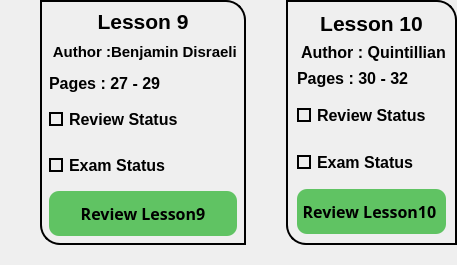
            <widget class="QWidget" name="widget_6" native="true">
             <property name="maximumSize">
              <size>
               <width>16777215</width>
               <height>280</height>
              </size>
             </property>
             <layout class="QHBoxLayout" name="horizontalLayout_5">
              <property name="spacing">
               <number>0</number>
              </property>
              <property name="leftMargin">
               <number>0</number>
              </property>
              <property name="topMargin">
               <number>0</number>
              </property>
              <property name="rightMargin">
               <number>0</number>
              </property>
              <property name="bottomMargin">
               <number>0</number>
              </property>
              <item>
               <widget class="QWidget" name="widget_21" native="true">
                <property name="styleSheet">
                 <string notr="true"/>
                </property>
                <layout class="QVBoxLayout" name="verticalLayout_10">
                 <property name="spacing">
                  <number>0</number>
                 </property>
                 <property name="leftMargin">
                  <number>40</number>
                 </property>
                 <property name="topMargin">
                  <number>0</number>
                 </property>
                 <property name="rightMargin">
                  <number>0</number>
                 </property>
                 <property name="bottomMargin">
                  <number>20</number>
                 </property>
                 <item>
                  <widget class="QWidget" name="widget_22" native="true">
                   <property name="styleSheet">
                    <string notr="true">border-bottom-left-radius:20px;
border-top-right-radius:20px;
border:2px solid black;
</string>
                   </property>
                   <layout class="QVBoxLayout" name="verticalLayout_17">
                    <item>
                     <widget class="QLabel" name="label_14">
                      <property name="font">
                       <font>
                        <family>Tahoma</family>
                        <pointsize>16</pointsize>
                        <bold>true</bold>
                       </font>
                      </property>
                      <property name="styleSheet">
                       <string notr="true">color:black;
border:none;</string>
                      </property>
                      <property name="text">
                       <string>Lesson 9</string>
                      </property>
                      <property name="alignment">
                       <set>Qt::AlignCenter</set>
                      </property>
                     </widget>
                    </item>
                    <item>
                     <widget class="QLabel" name="label_15">
                      <property name="minimumSize">
                       <size>
                        <width>0</width>
                        <height>5</height>
                       </size>
                      </property>
                      <property name="font">
                       <font>
                        <family>Tahoma</family>
                        <pointsize>11</pointsize>
                        <bold>true</bold>
                       </font>
                      </property>
                      <property name="styleSheet">
                       <string notr="true">color:black;
border:none;</string>
                      </property>
                      <property name="text">
                       <string> Author :Benjamin Disraeli</string>
                      </property>
                      <property name="alignment">
                       <set>Qt::AlignCenter</set>
                      </property>
                     </widget>
                    </item>
                    <item>
                     <widget class="QLabel" name="label_16">
                      <property name="minimumSize">
                       <size>
                        <width>0</width>
                        <height>0</height>
                       </size>
                      </property>
                      <property name="font">
                       <font>
                        <family>Tahoma</family>
                        <pointsize>12</pointsize>
                        <bold>true</bold>
                       </font>
                      </property>
                      <property name="styleSheet">
                       <string notr="true">color:black;
border:none;</string>
                      </property>
                      <property name="text">
                       <string>Pages : 27 - 29</string>
                      </property>
                      <property name="alignment">
                       <set>Qt::AlignBottom|Qt::AlignLeading|Qt::AlignLeft</set>
                      </property>
                     </widget>
                    </item>
                    <item>
                     <widget class="QCheckBox" name="checkBox17">
                      <property name="minimumSize">
                       <size>
                        <width>0</width>
                        <height>40</height>
                       </size>
                      </property>
                      <property name="font">
                       <font>
                        <family>Tahoma</family>
                        <pointsize>12</pointsize>
                        <bold>true</bold>
                       </font>
                      </property>
                      <property name="layoutDirection">
                       <enum>Qt::LeftToRight</enum>
                      </property>
                      <property name="styleSheet">
                       <string notr="true">QCheckBox::indicator {
	border:2px solid black;	

}
QCheckBox::indicator:checked {
    background-color: qradialgradient(spread:pad, 
                            cx:0.5,
                            cy:0.5,
                            radius:0.9,
                            fx:0.5,
                            fy:0.5,
                            stop:0 rgba(0, 255, 0, 255), 
                            stop:1 rgba(0, 64, 0, 255));
}

QCheckBox{
	color:black;
	border:none;
}
</string>
                      </property>
                      <property name="text">
                       <string>Review Status</string>
                      </property>
                      <property name="iconSize">
                       <size>
                        <width>40</width>
                        <height>40</height>
                       </size>
                      </property>
                      <property name="tristate">
                       <bool>false</bool>
                      </property>
                     </widget>
                    </item>
                    <item>
                     <widget class="QCheckBox" name="checkBox18">
                      <property name="minimumSize">
                       <size>
                        <width>0</width>
                        <height>40</height>
                       </size>
                      </property>
                      <property name="font">
                       <font>
                        <family>Tahoma</family>
                        <pointsize>12</pointsize>
                        <bold>true</bold>
                       </font>
                      </property>
                      <property name="styleSheet">
                       <string notr="true">QCheckBox::indicator {
	border:2px solid black;	
}
QCheckBox::indicator:checked {
    background-color: qradialgradient(spread:pad, 
                            cx:0.5,
                            cy:0.5,
                            radius:0.9,
                            fx:0.5,
                            fy:0.5,
                            stop:0 rgba(0, 255, 0, 255), 
                            stop:1 rgba(0, 64, 0, 255));
}
QCheckBox{
	color:black;
	border:none;
}</string>
                      </property>
                      <property name="text">
                       <string>Exam Status</string>
                      </property>
                     </widget>
                    </item>
                    <item>
                     <widget class="QPushButton" name="btn9">
                      <property name="minimumSize">
                       <size>
                        <width>0</width>
                        <height>45</height>
                       </size>
                      </property>
                      <property name="font">
                       <font>
                        <family>Sitka Small Semibold</family>
                        <pointsize>12</pointsize>
                        <bold>true</bold>
                       </font>
                      </property>
                      <property name="cursor">
                       <cursorShape>PointingHandCursor</cursorShape>
                      </property>
                      <property name="styleSheet">
                       <string notr="true">border:none;
border-radius:10px;
color:black;
background-color: rgb(96, 195, 99);</string>
                      </property>
                      <property name="text">
                       <string>Review Lesson9</string>
                      </property>
                     </widget>
                    </item>
                   </layout>
                  </widget>
                 </item>
                </layout>
               </widget>
              </item>
              <item>
               <widget class="QWidget" name="widget_19" native="true">
                <property name="styleSheet">
                 <string notr="true"/>
                </property>
                <layout class="QVBoxLayout" name="verticalLayout_9">
                 <property name="leftMargin">
                  <number>40</number>
                 </property>
                 <property name="topMargin">
                  <number>0</number>
                 </property>
                 <property name="rightMargin">
                  <number>0</number>
                 </property>
                 <property name="bottomMargin">
                  <number>20</number>
                 </property>
                 <item>
                  <widget class="QWidget" name="widget_20" native="true">
                   <property name="styleSheet">
                    <string notr="true">border-bottom-left-radius:20px;
border-top-right-radius:20px;
border:2px solid black;
</string>
                   </property>
                   <layout class="QVBoxLayout" name="verticalLayout_18">
                    <property name="spacing">
                     <number>7</number>
                    </property>
                    <property name="leftMargin">
                     <number>11</number>
                    </property>
                    <property name="topMargin">
                     <number>11</number>
                    </property>
                    <property name="rightMargin">
                     <number>11</number>
                    </property>
                    <property name="bottomMargin">
                     <number>11</number>
                    </property>
                    <item>
                     <widget class="QLabel" name="label_17">
                      <property name="font">
                       <font>
                        <family>Tahoma</family>
                        <pointsize>16</pointsize>
                        <bold>true</bold>
                       </font>
                      </property>
                      <property name="styleSheet">
                       <string notr="true">color:black;
border:none;</string>
                      </property>
                      <property name="text">
                       <string>Lesson 10</string>
                      </property>
                      <property name="alignment">
                       <set>Qt::AlignCenter</set>
                      </property>
                     </widget>
                    </item>
                    <item>
                     <widget class="QLabel" name="label_18">
                      <property name="minimumSize">
                       <size>
                        <width>0</width>
                        <height>5</height>
                       </size>
                      </property>
                      <property name="font">
                       <font>
                        <family>Tahoma</family>
                        <pointsize>12</pointsize>
                        <bold>true</bold>
                       </font>
                      </property>
                      <property name="styleSheet">
                       <string notr="true">color:black;
border:none;</string>
                      </property>
                      <property name="text">
                       <string> Author : Quintillian</string>
                      </property>
                      <property name="alignment">
                       <set>Qt::AlignCenter</set>
                      </property>
                     </widget>
                    </item>
                    <item>
                     <widget class="QLabel" name="label_19">
                      <property name="minimumSize">
                       <size>
                        <width>0</width>
                        <height>0</height>
                       </size>
                      </property>
                      <property name="font">
                       <font>
                        <family>Tahoma</family>
                        <pointsize>12</pointsize>
                        <bold>true</bold>
                       </font>
                      </property>
                      <property name="styleSheet">
                       <string notr="true">color:black;
border:none;</string>
                      </property>
                      <property name="text">
                       <string>Pages : 30 - 32</string>
                      </property>
                      <property name="alignment">
                       <set>Qt::AlignBottom|Qt::AlignLeading|Qt::AlignLeft</set>
                      </property>
                     </widget>
                    </item>
                    <item>
                     <widget class="QCheckBox" name="checkBox19">
                      <property name="minimumSize">
                       <size>
                        <width>0</width>
                        <height>40</height>
                       </size>
                      </property>
                      <property name="font">
                       <font>
                        <family>Tahoma</family>
                        <pointsize>12</pointsize>
                        <bold>true</bold>
                       </font>
                      </property>
                      <property name="layoutDirection">
                       <enum>Qt::LeftToRight</enum>
                      </property>
                      <property name="styleSheet">
                       <string notr="true">QCheckBox::indicator {
	border:2px solid black;	

}
QCheckBox::indicator:checked {
    background-color: qradialgradient(spread:pad, 
                            cx:0.5,
                            cy:0.5,
                            radius:0.9,
                            fx:0.5,
                            fy:0.5,
                            stop:0 rgba(0, 255, 0, 255), 
                            stop:1 rgba(0, 64, 0, 255));
}

QCheckBox{
	color:black;
	border:none;
}
</string>
                      </property>
                      <property name="text">
                       <string>Review Status</string>
                      </property>
                      <property name="iconSize">
                       <size>
                        <width>40</width>
                        <height>40</height>
                       </size>
                      </property>
                      <property name="tristate">
                       <bool>false</bool>
                      </property>
                     </widget>
                    </item>
                    <item>
                     <widget class="QCheckBox" name="checkBox20">
                      <property name="minimumSize">
                       <size>
                        <width>0</width>
                        <height>40</height>
                       </size>
                      </property>
                      <property name="font">
                       <font>
                        <family>Tahoma</family>
                        <pointsize>12</pointsize>
                        <bold>true</bold>
                       </font>
                      </property>
                      <property name="styleSheet">
                       <string notr="true">QCheckBox::indicator {
	border:2px solid black;	
}
QCheckBox::indicator:checked {
    background-color: qradialgradient(spread:pad, 
                            cx:0.5,
                            cy:0.5,
                            radius:0.9,
                            fx:0.5,
                            fy:0.5,
                            stop:0 rgba(0, 255, 0, 255), 
                            stop:1 rgba(0, 64, 0, 255));
}
QCheckBox{
	color:black;
	border:none;
}</string>
                      </property>
                      <property name="text">
                       <string>Exam Status</string>
                      </property>
                     </widget>
                    </item>
                    <item>
                     <widget class="QPushButton" name="btn10">
                      <property name="minimumSize">
                       <size>
                        <width>0</width>
                        <height>45</height>
                       </size>
                      </property>
                      <property name="font">
                       <font>
                        <family>Sitka Small Semibold</family>
                        <pointsize>12</pointsize>
                        <bold>true</bold>
                       </font>
                      </property>
                      <property name="cursor">
                       <cursorShape>PointingHandCursor</cursorShape>
                      </property>
                      <property name="styleSheet">
                       <string notr="true">border:none;
border-radius:10px;
color:black;
background-color: rgb(96, 195, 99);</string>
                      </property>
                      <property name="text">
                       <string>Review Lesson10 </string>
                      </property>
                     </widget>
                    </item>
                   </layout>
                  </widget>
                 </item>
                </layout>
               </widget>
              </item>
             </layout>
            </widget>
